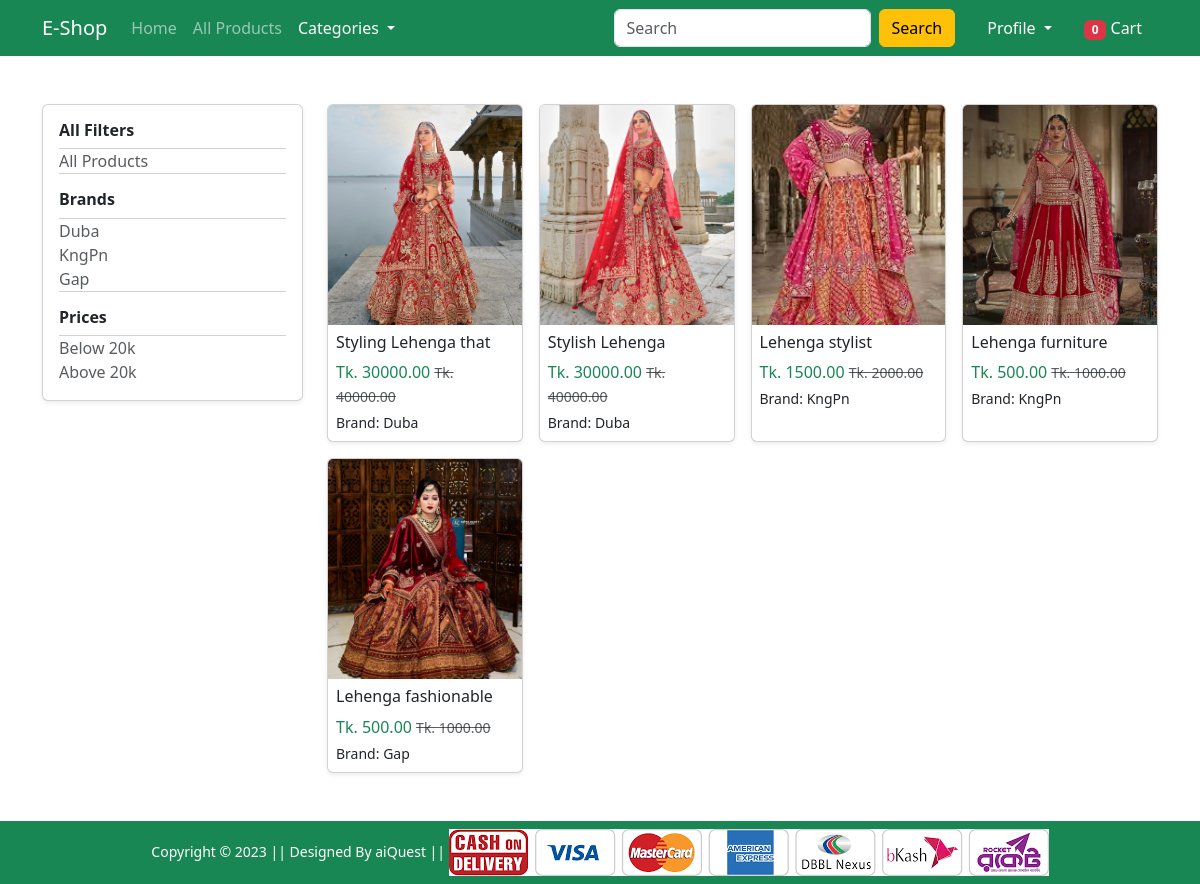
The app's page /category-product/lehenga/1/ with its own data.
### store/models.py (models this page shows, shortened)
class Brand(models.Model):
    title = models.CharField(max_length=150, unique=True)
    slug = models.SlugField(max_length=150, unique=True, null=True, blank=True)
    keyword = models.CharField(max_length=150, default='N/A')
    description = models.CharField(max_length=150, default='N/A')
    image = models.ImageField(upload_to='brands/%Y/%m/%d/')
    STATUS_CHOICES = (('ACTIVE', 'Active'), ('INACTIVE', 'Inactive'))
    status = models.CharField(max_length=8, choices=STATUS_CHOICES, default='ACTIVE')
    created_date = models.DateTimeField(auto_now_add=True)
    updated_date = models.DateTimeField(auto_now=True)
    class Meta:
        ordering = ['id']
        verbose_name_plural = '02. Brands'

class Product(models.Model):
    category = models.ForeignKey(Category, on_delete=models.CASCADE)
    brand = models.ForeignKey(Brand, on_delete=models.CASCADE)
    title = models.CharField(max_length=150, unique=True)
    slug = models.SlugField(max_length=150, unique=True, null=True, blank=True)
    old_price = models.DecimalField(decimal_places=2, max_digits=10, default=1000.00)
    sale_price = models.DecimalField(decimal_places=2, max_digits=10, default=500.00)
    available_stock = models.PositiveIntegerField(validators=[MaxValueValidator(50)], default=0)
    discount_percent = models.PositiveIntegerField(validators=[MinValueValidator(0), MaxValueValidator(100)], default=0)
    keyword = models.TextField(default='N/A')
    description = models.TextField(default='N/A')
    image = models.ImageField(upload_to='products/%Y/%m/%d/')
    STATUS_CHOICES = (('ACTIVE', 'Active'), ('INACTIVE', 'Inactive'))
    status = models.CharField(max_length=8, choices=STATUS_CHOICES, default='ACTIVE')
    created_date = models.DateTimeField(auto_now_add=True)
    updated_date = models.DateTimeField(auto_now=True)
    class Meta:
        ordering = ['id']
        verbose_name_plural = '03. Products'

### store/views.py (the view)
# urls.py: path('category-product/<str:slug>/<int:id>/', CategoryProductView.as_view(), name='category-product'),
@method_decorator(never_cache, name='dispatch')
class CategoryProductView(generic.View):
    def get(self, request, slug, id):
        category = get_object_or_404(Category, slug=slug, id=id)
        products = Product.objects.filter(category=category, status='ACTIVE')
        brands = Brand.objects.filter(product__category=category).distinct()
        selected_brand = request.GET.get('brand')
        if selected_brand:
            products = products.filter(brand__id=selected_brand)
        price_filter = request.GET.get('price')
        if price_filter == 'below_20k':
            products = products.filter(sale_price__lt=20000)
        elif price_filter == 'above_20k':
            products = products.filter(sale_price__gte=20000)
        context = {
            'category': category,
            'products': products,
            'brands': brands,
            'selected_brand': int(selected_brand) if selected_brand else None,
            'price_filter': price_filter,
        }
        return render(request, "store/category-product.html", context)

### store/context_processors.py (called while the page is built)
def get_filters(request):
    categories = Category.objects.filter(status='ACTIVE')
    return {
        'categories': categories,
    }

### templates/store/category-product.html (shortened to what this page needs)
{% extends 'base.html' %}
{% block main_content %}
<div class="container my-5">
    <div class="row">
        <div class="col-lg-3 col-md-4 mb-4">
            <div class="card p-3 shadow-sm">
                <h6 class="fw-bold mb-2">All Filters</h6>
                <ul class="list-group list-group-flush">
                    <li class="list-group-item p-0 border-0">
                        <a href="?" class="text-decoration-none text-muted">All Products</a>
                    </li>
                </ul>
                <h6 class="fw-bold mb-2 mt-3">Brands</h6>
                <ul class="list-group list-group-flush">
                    {% for brand in brands %}
                    <li class="list-group-item p-0 border-0">
                        <a href="?brand={{ brand.id }}{% if price_filter %}&price={{ price_filter }}{% endif %}" class="text-decoration-none text-muted">
                            {{ brand.title }}
                        </a>
                    </li>
                    {% endfor %}
                </ul>
                <h6 class="fw-bold mb-2 mt-3">Prices</h6>
                <ul class="list-group list-group-flush">
                    <li class="list-group-item p-0 border-0">
                        <a href="?price=below_20k{% if selected_brand %}&brand={{ selected_brand }}{% endif %}" class="text-decoration-none text-muted">
                            Below 20k
                        </a>
                    </li>
                    <li class="list-group-item p-0 border-0">
                        <a href="?price=above_20k{% if selected_brand %}&brand={{ selected_brand }}{% endif %}" class="text-decoration-none text-muted">
                            Above 20k
                        </a>
                    </li>
                </ul>
            </div>
        </div>
        <div class="col-lg-9 col-md-8" id="product-grid">
            {% include 'store/product_grid.html' %}
        </div>
    </div>
</div>
{% endblock main_content %}

### templates/store/product_grid.html
<div class="row g-3">
    {% for product in products %}
    <div class="col-lg-3 col-md-4 col-sm-6">
        <div class="card h-100 shadow-sm">
            <a href="{% url 'single-product' product.slug product.id %}">
                <img src="{{ product.image.url }}" class="card-img-top" style="height:220px; object-fit:cover;">
            </a>
            <div class="card-body p-2">
                <h6 class="card-title">{{ product.title|truncatechars:25 }}</h6>
                <p class="text-success mb-1">Tk. {{ product.sale_price }}
                    {% if product.old_price %}
                        <small class="text-muted text-decoration-line-through">Tk. {{ product.old_price }}</small>
                    {% endif %}
                </p>
                <p class="mb-0" style="font-size: 14px;">Brand: {{ product.brand.title }}</p>
            </div>
        </div>
    </div>
    {% empty %}
    <p class="text-center mt-4">No products available for selected filters.</p>
    {% endfor %}
</div>

### records on screen
Brand: title "Duba"
Brand: title "KngPn"
Brand: title "Gap"
Product: image (picture), title "Styling Lehenga that", sale_price "30000.00", old_price "40000.00", brand "Duba"
Product: image (picture), title "Stylish Lehenga", sale_price "30000.00", old_price "40000.00", brand "Duba"
Product: image (picture), title "Lehenga stylist", sale_price "1500.00", old_price "2000.00", brand "KngPn"
Product: image (picture), title "Lehenga furniture", sale_price "500.00", old_price "1000.00", brand "KngPn"
Product: image (picture), title "Lehenga fashionable", sale_price "500.00", old_price "1000.00", brand "Gap"

### other values on screen
{{ request.user.username|default:"Profile" }} "Profile"
